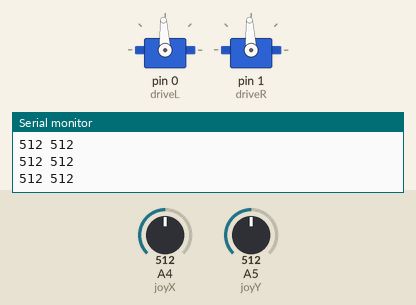
This sketch was run on a simulated Arduino Uno, built with avr-gcc and run on an emulated ATmega328P. Shown: 2 × servo, the last lines printed to the serial monitor. The inputs (shaded band) are chosen by the test bench; at power-on: A4 (joyX) = 512, A5 (joyY) = 512.

Above: at 1.2 s.
1.3 s: A4 (joyX) set to 309
2.8 s: A4 (joyX) set to 284
At 3.3 s:
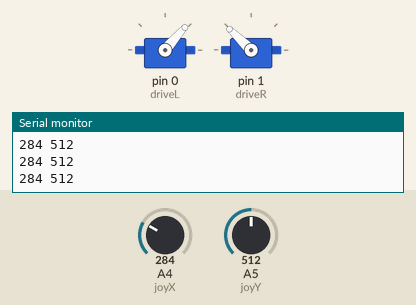
4.3 s: A4 (joyX) set to 810
At 5.5 s:
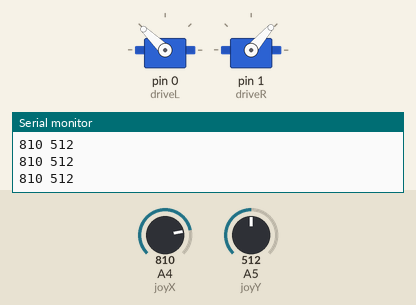
5.8 s: A4 (joyX) set to 782
At 6.4 s:
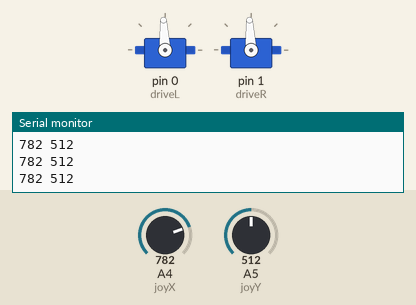
7.3 s: A5 (joyY) set to 309
8.8 s: A5 (joyY) set to 281
At 9.5 s:
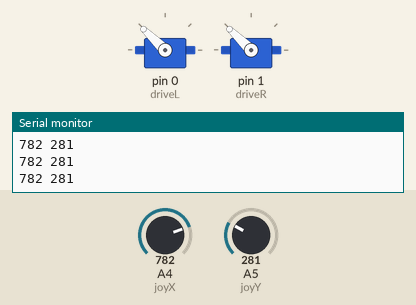
Timing chart, 0 to 11.3 s (numbered marks = the images above; inputs shaded):
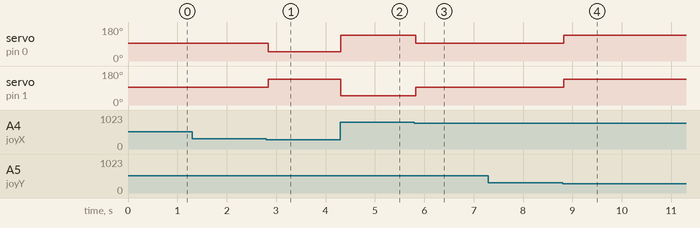

The sketch:

movement.ino
```cpp
#include <Servo.h>
Servo driveL;
Servo driveR;
#define joyX A4
#define joyY A5
int xValue = 0;
int yValue = 0;

void setup()

{
    Serial.begin(9600);
    driveL.attach(0);
    driveR.attach(1);

    // Serial.println("Enter values between -450 to 450");
}

void loop() {
  // driveL.writeMicroseconds(1050); //Forwards
  // driveR.writeMicroseconds(1950);
  // delay(2000);
  // driveL.writeMicroseconds(1500); //Stop
  // driveR.writeMicroseconds(1500);
  // delay(2000);
  // driveL.writeMicroseconds(1950); //Reverse
  // driveR.writeMicroseconds(1050);
  // delay(2000);
  // driveL.writeMicroseconds(1500); //turn right
  // driveR.writeMicroseconds(1050);
  // delay(2000);
  // driveL.writeMicroseconds(1050); //pivot right
  // driveR.writeMicroseconds(1050);
  // delay(2000);
  // driveL.writeMicroseconds(1950); //turn left
  // driveR.writeMicroseconds(1500);
  // delay(2000);
  // driveL.writeMicroseconds(1950); //pivot left
  // driveR.writeMicroseconds(1950);
  // delay(2000);

  //for joystick if you want it lachlan

  // Nothing 673 710        Up 41 708       Down 1023 688       Left 670 61         Right 670 1023

  xValue = analogRead(joyX);
  yValue = analogRead(joyY);
  Serial.print(xValue);
  Serial.print(" ");
  Serial.println(yValue);

      // int speed = Serial.parseInt();  //Receive Value from serial monitor

  if (xValue < 300) {
    driveL.writeMicroseconds(1050); //Forwards
    driveR.writeMicroseconds(1950);
  } else if (xValue > 800) {
    driveL.writeMicroseconds(1950); //Reverse
    driveR.writeMicroseconds(1050);
  } else if (yValue < 300) {
    driveL.writeMicroseconds(1950); //pivot left
    driveR.writeMicroseconds(1950);
  } else if (yValue > 800) {
    driveL.writeMicroseconds(1050); //pivot right
    driveR.writeMicroseconds(1050);
  } else {
    driveL.writeMicroseconds(1500);
    driveR.writeMicroseconds(1500);
  }
  delay(50);
}
```

Measured:
- the behaviour switches between 300 and 299 on A4 (joyX) (found by bisection; images 0 and 1)
- the behaviour switches between 801 and 800 on A4 (joyX) (found by bisection; images 2 and 3)
- the behaviour switches between 300 and 299 on A5 (joyY) (found by bisection; images 3 and 4)
- after the input at 2.8 s, servo on pin 0 (driveL): 93° → 49° at once; servo on pin 1 (driveR): 93° → 136° at once
- after the input at 4.3 s, servo on pin 0 (driveL): 49° → 136° at once; servo on pin 1 (driveR): 136° → 49° at once
- after the input at 5.8 s, servo on pin 0 (driveL): 136° → 93° at once; servo on pin 1 (driveR): 49° → 93° at once
- after the input at 8.8 s, servo on pin 0 (driveL), servo on pin 1 (driveR): 93° → 136° at once
